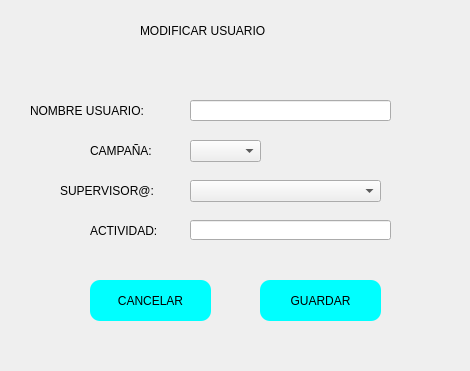
<?xml version="1.0" encoding="UTF-8"?>
<ui version="4.0">
 <class>Form</class>
 <widget class="QWidget" name="Form">
  <property name="geometry">
   <rect>
    <x>0</x>
    <y>0</y>
    <width>470</width>
    <height>371</height>
   </rect>
  </property>
  <property name="windowTitle">
   <string>Form</string>
  </property>
  <property name="styleSheet">
   <string notr="true">QPushButton {background-color: rgb(0, 255, 255);
font: 14pt &quot;Arial&quot;;
border-radius: 10px;
border-width: 2px;
hover: rgb(212, 255, 252)
}

QPushButton:hover {
background-color: rgb(100, 255, 255);
}

QPushButton:pressed {
background-color: rgb(27, 198, 186)
}

QLabel{
font: 12pt &quot;Arial&quot;;
}

#cancelCreate {background-color: rgb(255, 80, 80);
font: 14pt &quot;Arial&quot;;
border-radius: 10px;
border-width: 2px;
hover: rgb(212, 255, 252)
}

#cancelCreate:hover {
background-color: rgb(255, 136, 136);
}

#cancelCreate:pressed {
background-color: rgb(186, 3, 3)
}

#welcome_label_analista_calidad{
font: 18pt &quot;Arial&quot;;
}</string>
  </property>
  <widget class="QPushButton" name="cancelUpdate">
   <property name="geometry">
    <rect>
     <x>90</x>
     <y>280</y>
     <width>121</width>
     <height>41</height>
    </rect>
   </property>
   <property name="text">
    <string>CANCELAR</string>
   </property>
  </widget>
  <widget class="QLabel" name="usernameLabel">
   <property name="geometry">
    <rect>
     <x>30</x>
     <y>100</y>
     <width>151</width>
     <height>21</height>
    </rect>
   </property>
   <property name="text">
    <string>NOMBRE USUARIO:</string>
   </property>
  </widget>
  <widget class="QPushButton" name="saveChanges">
   <property name="geometry">
    <rect>
     <x>260</x>
     <y>280</y>
     <width>121</width>
     <height>41</height>
    </rect>
   </property>
   <property name="text">
    <string>GUARDAR</string>
   </property>
  </widget>
  <widget class="QLabel" name="updateUserLabel">
   <property name="geometry">
    <rect>
     <x>140</x>
     <y>10</y>
     <width>211</width>
     <height>41</height>
    </rect>
   </property>
   <property name="styleSheet">
    <string notr="true">font: 87 14pt &quot;Arial&quot;;</string>
   </property>
   <property name="text">
    <string>MODIFICAR USUARIO</string>
   </property>
  </widget>
  <widget class="QLineEdit" name="activity">
   <property name="geometry">
    <rect>
     <x>190</x>
     <y>220</y>
     <width>201</width>
     <height>20</height>
    </rect>
   </property>
  </widget>
  <widget class="QLabel" name="superLabel">
   <property name="geometry">
    <rect>
     <x>60</x>
     <y>180</y>
     <width>121</width>
     <height>21</height>
    </rect>
   </property>
   <property name="text">
    <string>SUPERVISOR@:</string>
   </property>
  </widget>
  <widget class="QLabel" name="activityLabel">
   <property name="geometry">
    <rect>
     <x>90</x>
     <y>220</y>
     <width>91</width>
     <height>21</height>
    </rect>
   </property>
   <property name="text">
    <string>ACTIVIDAD:</string>
   </property>
  </widget>
  <widget class="QLabel" name="campainLabel">
   <property name="geometry">
    <rect>
     <x>90</x>
     <y>140</y>
     <width>91</width>
     <height>21</height>
    </rect>
   </property>
   <property name="text">
    <string>CAMPAÑA:</string>
   </property>
  </widget>
  <widget class="QComboBox" name="supervisor">
   <property name="geometry">
    <rect>
     <x>190</x>
     <y>180</y>
     <width>191</width>
     <height>22</height>
    </rect>
   </property>
  </widget>
  <widget class="QComboBox" name="campain">
   <property name="geometry">
    <rect>
     <x>190</x>
     <y>140</y>
     <width>71</width>
     <height>22</height>
    </rect>
   </property>
  </widget>
  <widget class="QLineEdit" name="userName">
   <property name="geometry">
    <rect>
     <x>190</x>
     <y>100</y>
     <width>201</width>
     <height>21</height>
    </rect>
   </property>
  </widget>
 </widget>
 <resources/>
 <connections/>
</ui>
